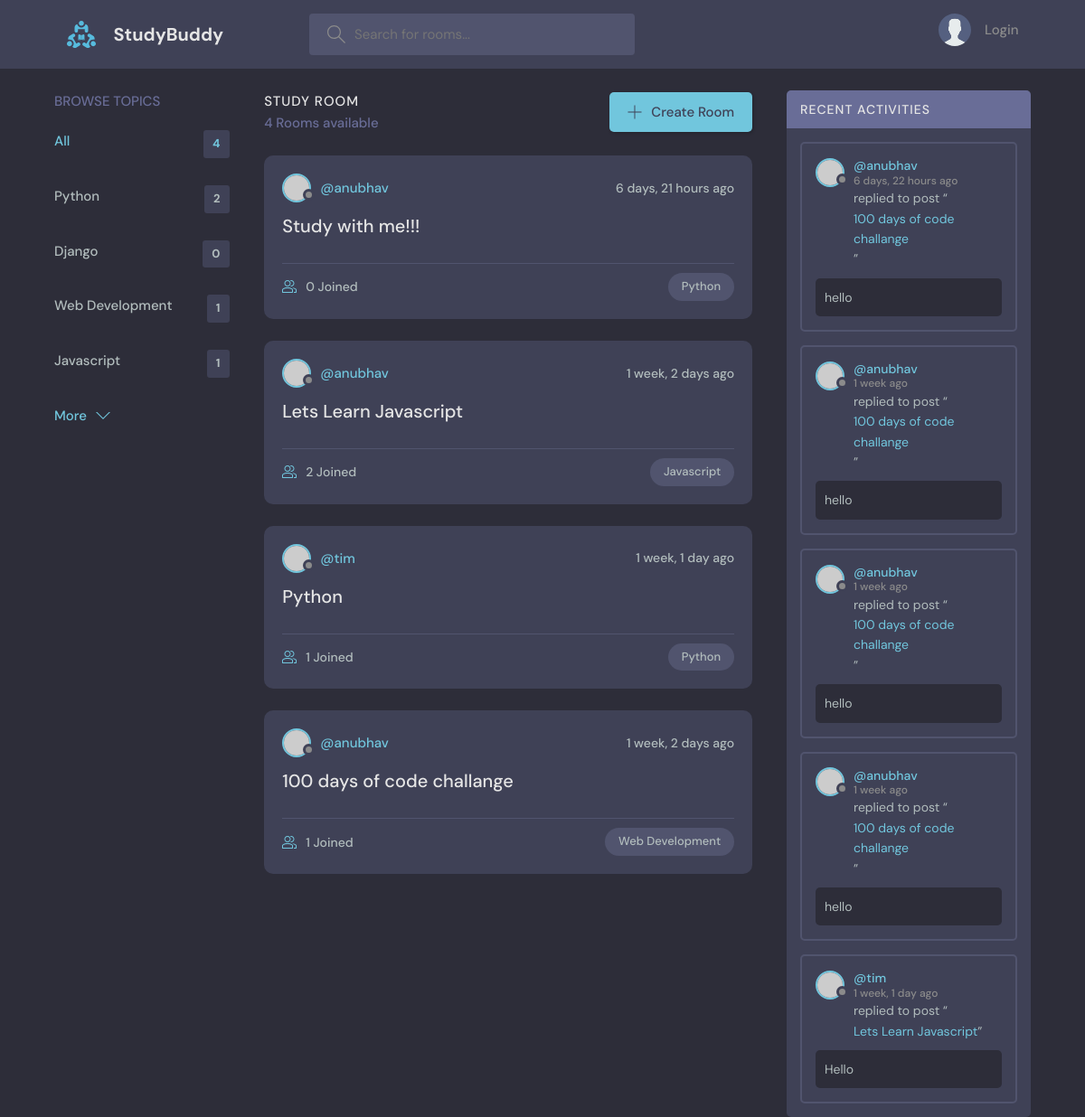
Before: / with the older database file.
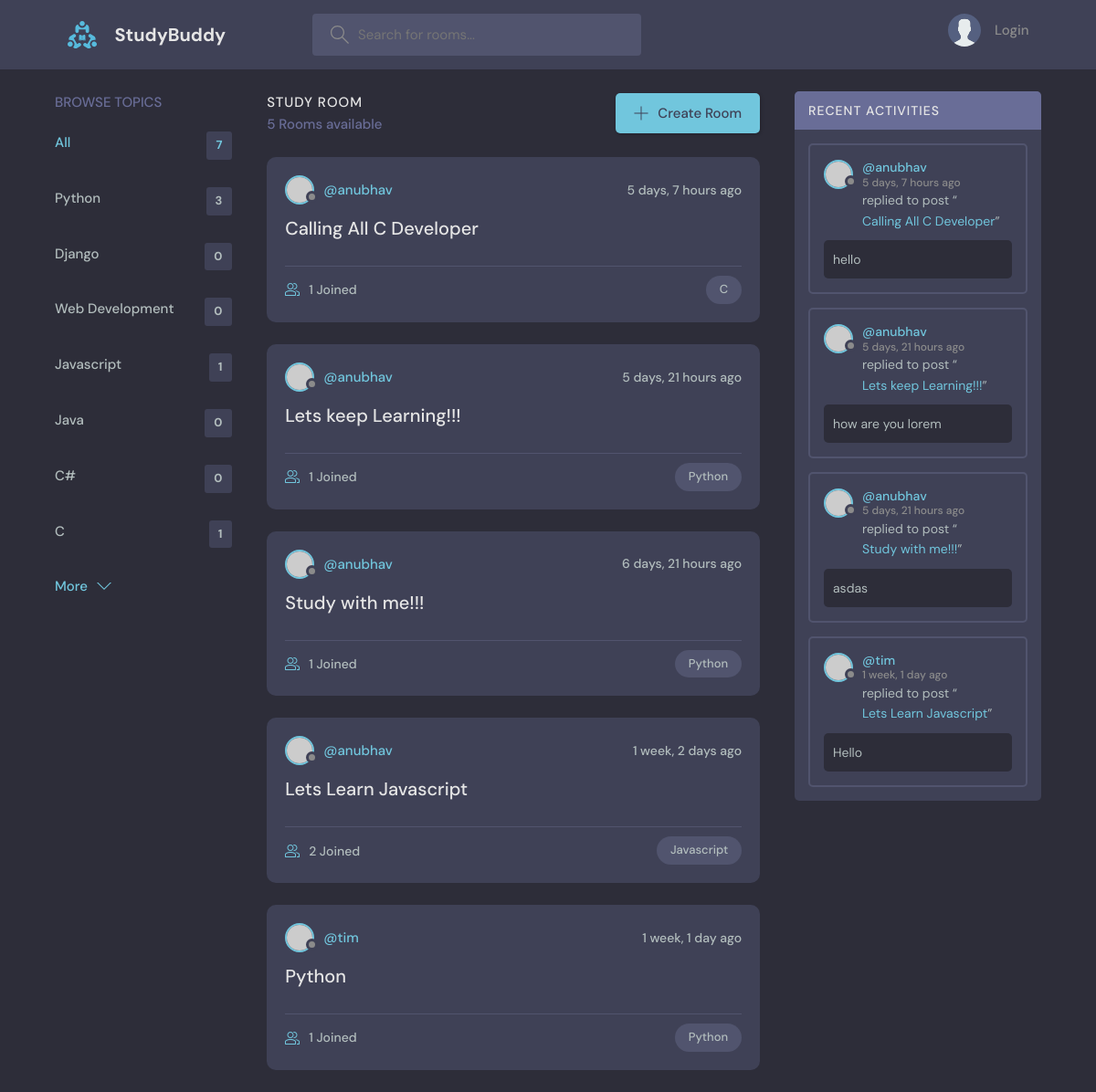
After: the same page with the newer database file.
### base/models.py (models this page shows, shortened)
class Topic(models.Model):
  name = models.CharField(max_length=200)

class Room(models.Model):
  host =  models.ForeignKey(User,on_delete=models.SET_NULL,null=True)
  topic =  models.ForeignKey(Topic,on_delete=models.SET_NULL,null=True)
  name = models.CharField(max_length=200)
  description =  models.TextField(null=True,blank=True)
  participants = models.ManyToManyField(User,related_name='paticipants', blank=True)
  updated =  models.DateTimeField(auto_now=True)
  created =  models.DateTimeField(auto_now_add=True)
  class Meta:
    ordering = ['-updated','-created']
  def __str__(self):
    return self.name

class Message(models.Model):
  user = models.ForeignKey(User,on_delete=models.CASCADE)
  room =  models.ForeignKey(Room,on_delete=models.CASCADE)
  body =  models.TextField()
  updated =  models.DateTimeField(auto_now=True)
  created =  models.DateTimeField(auto_now_add=True)
  class Meta:
    ordering = ['-updated','-created']
  def __str__(self):
    return self.body[0:50]

### base/views.py (the view)
# urls.py: path('',views.home,name = "home"),
def home(request):
    q = request.GET.get("q") if request.GET.get("q") != None else ""
    rooms = Room.objects.filter(
        Q(topic__name__icontains=q)
        | Q(name__icontains=q)
        | Q(description__icontains=q)
        | Q(host__username=q)
    )
    topics = Topic.objects.all()
    room_count = rooms.count()
    room_messages = Message.objects.all().filter(Q(room__topic__name__icontains=q))
    context = {
        "rooms": rooms,
        "topics": topics,
        "room_count": room_count,
        "room_messages": room_messages,
    }
    return render(request, "base/home.html", context)

### base/templates/base/home.html (shortened to what this page needs)
{% extends "main.html" %}
{% block content %}
<main class="layout layout--3">
  <div class="container">
    {%include 'base/topics_components.html'%}
    <div class="roomList">
      <div class="roomList__header">
        <div>
          <h2>Study Room</h2>
          <p>{{room_count}} Rooms available</p>
        </div>
        <a class="btn btn--main" href="{%url 'create-room'%}">
          <svg version="1.1" xmlns="http://www.w3.org/2000/svg" width="32" height="32" viewBox="0 0 32 32">
            <title>add</title>
            <path
              d="M16.943 0.943h-1.885v14.115h-14.115v1.885h14.115v14.115h1.885v-14.115h14.115v-1.885h-14.115v-14.115z">
            </path>
          </svg>
          Create Room
        </a>
      </div>
      {%include 'base/feed_component.html'%}
    </div>
      {%include 'base/activity_component.html'%}
    </div>
</main>
{% endblock content %}

### base/templates/base/topics_components.html
<div class="topics">
      <div class="topics__header">
        <h2>Browse Topics</h2>
      </div>
      <ul class="topics__list">
        <li>
          <a href="{%url 'home'%}" class="active">All <span>{{topics.count}}</span></a>
        </li>
    {% for topic in topics%}
        <li>
          <a href="{%url "home"%}?q={{topic.name}}">{{topic.name}} <span>{{topic.room_set.all.count}}</span></a>
        </li>
    {% endfor %}
      </ul>
      <a class="btn btn--link" href="topics.html">
        More
        <svg version="1.1" xmlns="http://www.w3.org/2000/svg" width="32" height="32" viewBox="0 0 32 32">
          <title>chevron-down</title>
          <path d="M16 21l-13-13h-3l16 16 16-16h-3l-13 13z"></path>
        </svg>
      </a>
    </div>

### base/templates/base/feed_component.html (shortened to what this page needs)
{% for room in rooms %}
<div class="roomListRoom">
  <div class="roomListRoom__header">
    <a href="{%url 'user-profile' room.host.id%}" class="roomListRoom__author">
      <div class="avatar avatar--small">
        <img src="https://randomuser.me/api/portraits/women/11.jpg" />
      </div>
      <span>@{{room.host.username}}</span>
    </a>
    <div class="roomListRoom__actions">
      <span>{{room.created|timesince}} ago</span>
    </div>
  </div>
  <div class="roomListRoom__content">
  <a href="{%url 'room' room.id%}">{{room.name}}</a>
  </div>
  <div class="roomListRoom__meta">
    <a href="{%url 'room' room.id%}" class="roomListRoom__joined">
      {{room.participants.all.count}} Joined
    </a>
    <p class="roomListRoom__topic">{{room.topic.name}}</p>
  </div>
</div>
{% endfor %}

### base/templates/base/activity_component.html (shortened to what this page needs)
<div class="activities">
      <div class="activities__header">
        <h2>Recent Activities</h2>
      </div>
  {%for message in room_messages%}
  <div class="activities__box">
    <div class="activities__boxHeader roomListRoom__header">
      <a href="{%url "user-profile" message.user.id%}" class="roomListRoom__author">
        <div class="avatar avatar--small">
          <img src="https://randomuser.me/api/portraits/women/11.jpg" />
        </div>
        <p>
          @{{message.user}}
          <span>{{message.created|timesince}} ago</span>
        </p>
      </a>
    </div>
    <div class="activities__boxContent">
      <p>replied to post “<a href="{%url 'room' message.room.id%}">{{message.room}}</a>”</p>
      <div class="activities__boxRoomContent">
        {{message}}
      </div>
    </div>
  </div>
{%endfor%}
  </div>

Changed rows visible on the page:
removed Room: host.username "anubhav", created "1 week, 2 days", name "100 days of code challange", participants.all.count "1", topic.name "Web Development"
removed Message: user "anubhav", created "6 days, 22 hours", room "100 days of code challange", body "hello"
removed Message: user "anubhav", created "1 week", room "100 days of code challange", body "hello"
removed Message: user "anubhav", created "1 week", room "100 days of code challange", body "hello"
removed Message: user "anubhav", created "1 week", room "100 days of code challange", body "hello"
computed for Topic "Python": room_set.all.count "2" → "3"
computed for Topic "Web Development": room_set.all.count "1" → "0"
added Topic: name "Java", room_set.all.count "0"
added Topic: name "C#", room_set.all.count "0"
added Topic: name "C", room_set.all.count "1"
added Room: host.username "anubhav", created "5 days, 7 hours", name "Calling All C Developer", participants.all.count "1", topic.name "C"
added Room: host.username "anubhav", created "5 days, 21 hours", name "Lets keep Learning!!!", participants.all.count "1", topic.name "Python"
computed for Room "Study with me!!!": participants.all.count "0" → "1"
added Message: user "anubhav", created "5 days, 7 hours", room "Calling All C Developer", body "hello"
added Message: user "anubhav", created "5 days, 21 hours", room "Lets keep Learning!!!", body "how are you lorem"
added Message: user "anubhav", created "5 days, 21 hours", room "Study with me!!!", body "asdas"
Other visible differences:
{{ topics.count }}: "4" → "7"
{{ room_count }}: "4" → "5"
